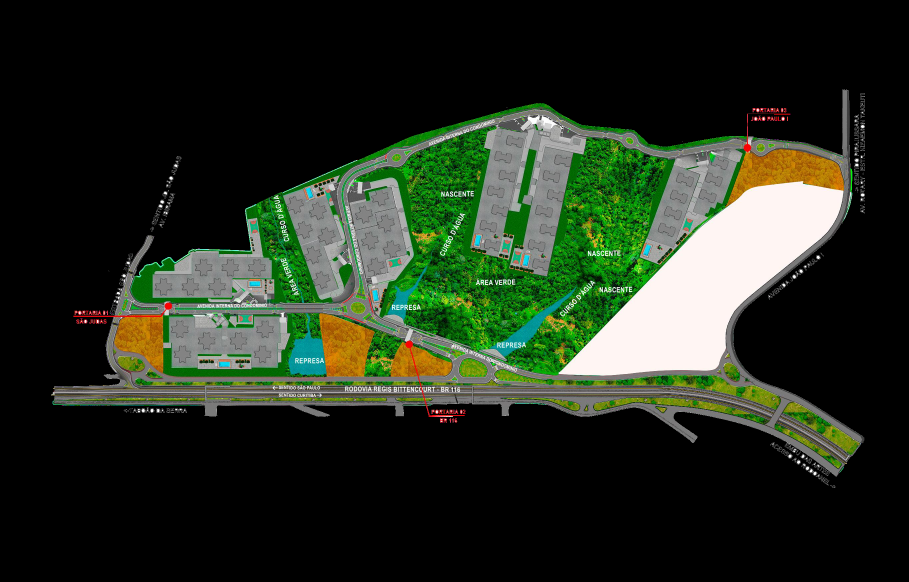
#> input picture firenze3d/scripts/pdf/implantacao.png, 2725 x 1745 px (shown at 1/3 size)
$ python detect-towers.py
#> lines starting #> are read from the running program, lines starting #| are printed output that depends on the picture; after the words box and inside, x2 and y2 are one past the last pixel; in counts of white or black regions, pixels touching at a corner belong together
# Detecta as torres no mapa de implantação do manual de Comunicação Visual
# (PE06, p. 62) por casamento de padrão do contorno escuro de cada torre.
# Uso: python scripts/pdf/detect-towers.py   (gera det_cross.json e det_odd.json)
import json
import os

import cv2
import numpy as np

here = os.path.dirname(os.path.abspath(__file__))
im = cv2.imread(os.path.join(here, "implantacao.png"))
#> im is the input picture: shape (1745, 2725, 3); mean B, G, R 31.7, 46.2, 36.7
gray = cv2.cvtColor(im, cv2.COLOR_BGR2GRAY).astype(np.float32)
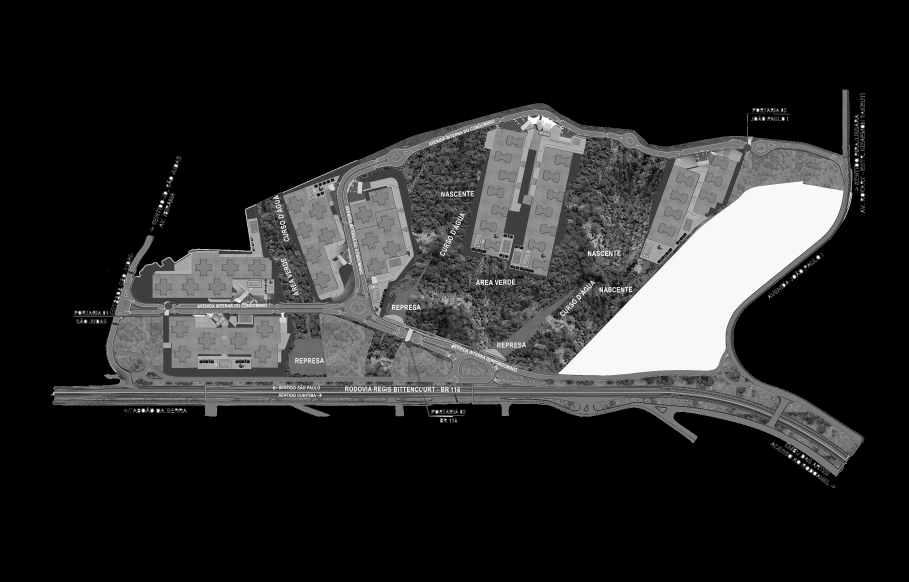
#> gray: shape (1745, 2725) float32 (shown at 1/3 size); min 0, max 255, mean 41.7
b, g, r = [im[:, :, i].astype(np.float32) for i in range(3)]
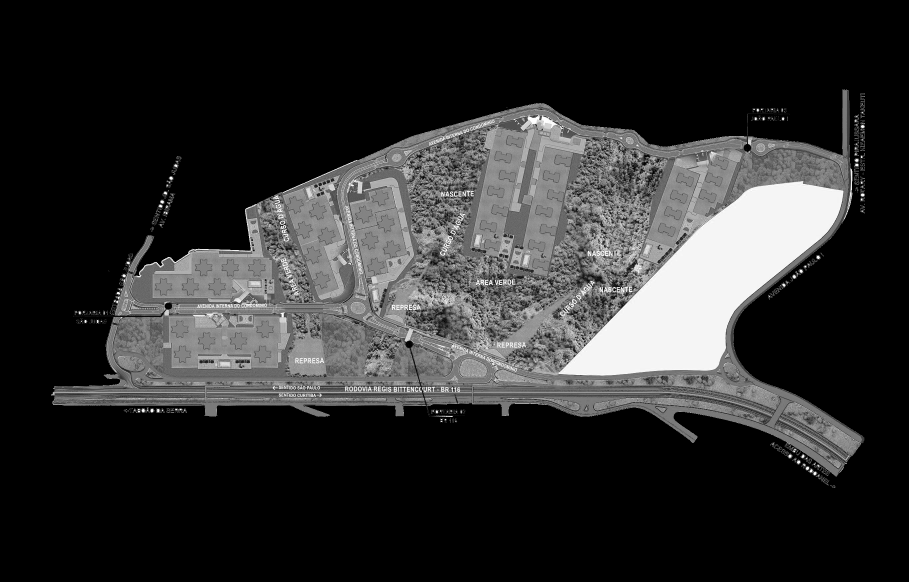
#> g: shape (1745, 2725) float32 (shown at 1/3 size); min 0, max 255, mean 46.2
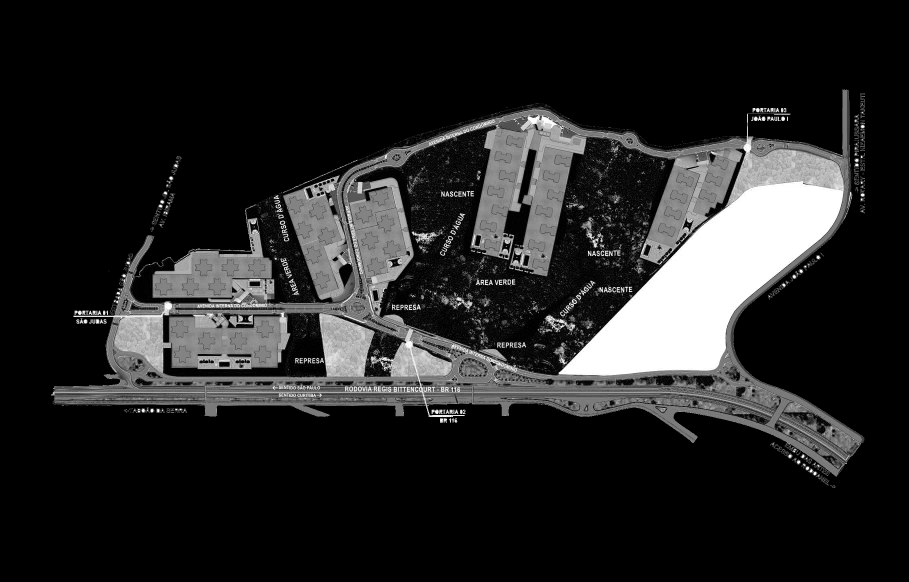
#> r: shape (1745, 2725) float32 (shown at 1/3 size); min 0, max 255, mean 36.7
neutral = (np.abs(r - g) < 14) & (np.abs(g - b) < 14)
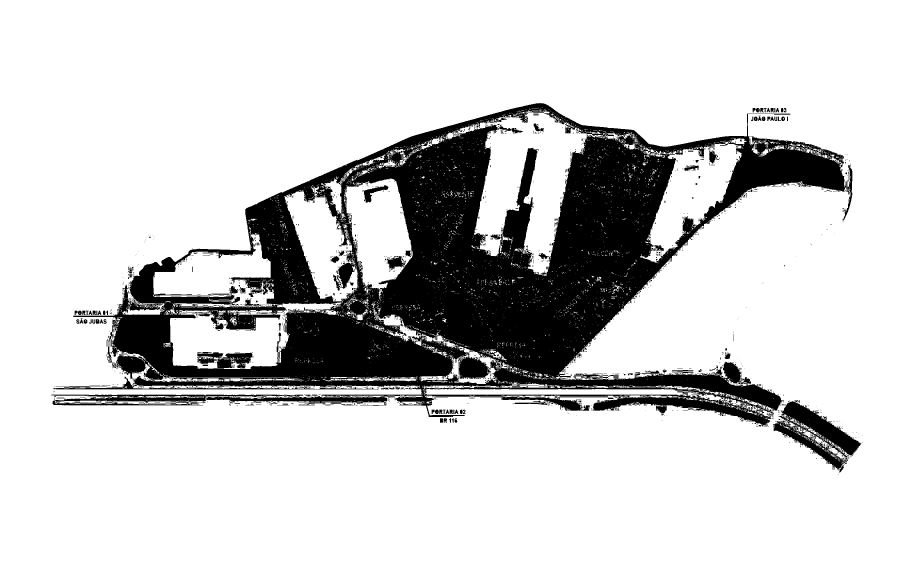
#> neutral: shape (1745, 2725) bool (shown at 1/3 size); 81.9% white; 1824 black regions (1604 under 20 px), largest, box (x1, y1, x2, y2) and area: (153, 309, 2557, 1280) 808813, (2320, 1200, 2584, 1418) 20248, (592, 1057, 757, 1105) 4880
dark = cv2.GaussianBlur(np.clip(118 - gray, 0, 40) * neutral, (3, 3), 0)
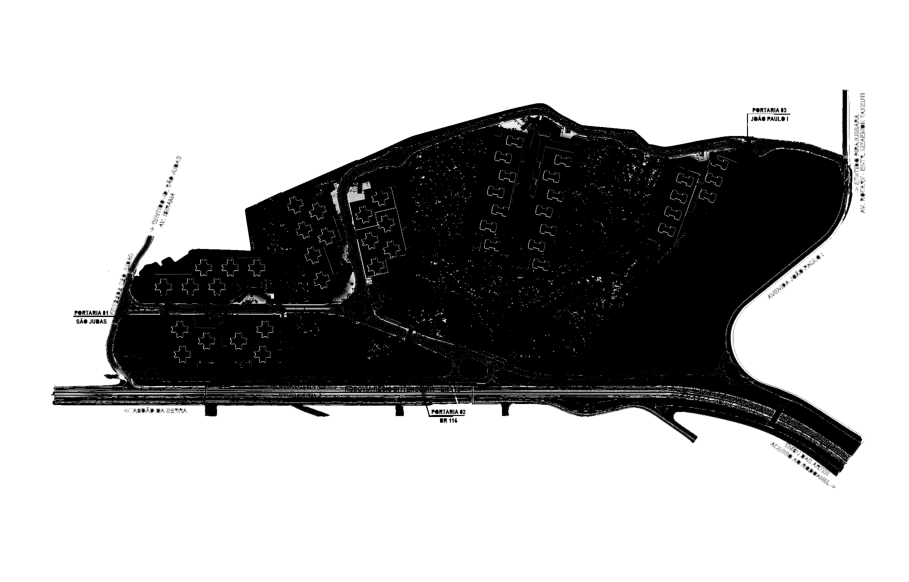
#> dark: shape (1745, 2725) float32 (shown at 1/3 size); min 0, max 40, mean 27.4; drawn with min black and max white

# Torre em cruz (pares) e torre em barra (ímpares), recortadas do próprio mapa.
KINDS = {
    "cross": {"at": (612, 803), "r": 34, "angles": range(0, 90, 2), "sep": 45},
    "odd": {"at": (1537, 420), "r": 32, "angles": range(-90, 90, 2), "sep": 30},
}

for tag, k in KINDS.items():
    (cx, cy), rr = k["at"], k["r"]
    tpl = dark[cy - rr:cy + rr, cx - rr:cx + rr].copy()
    best = np.zeros_like(gray)
    bang = np.zeros_like(gray)
    for ang in k["angles"]:
        M = cv2.getRotationMatrix2D((rr, rr), ang, 1.0)
#> (the run stopped early here; a loop or call above may not have finished)
